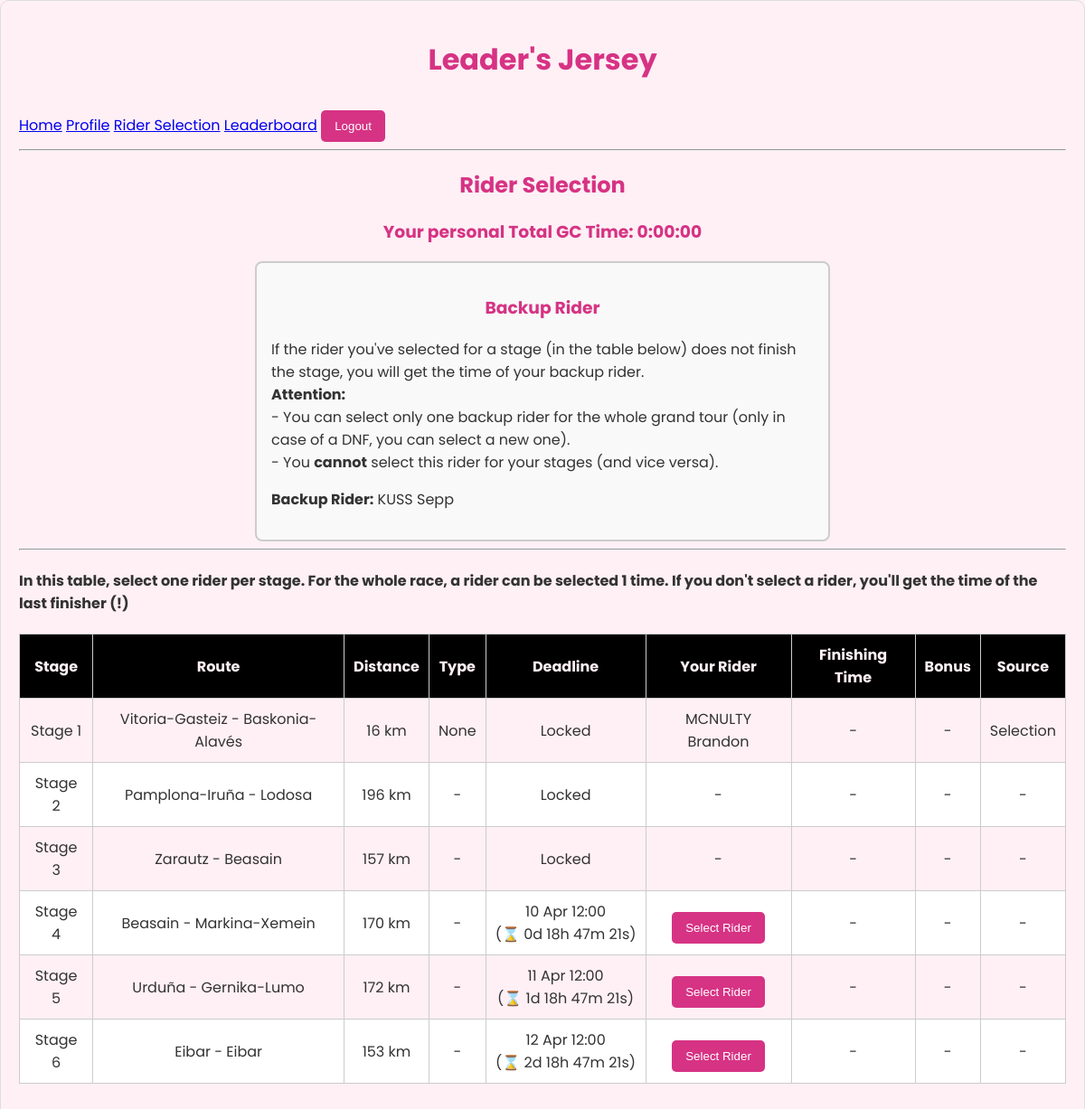
Page /rider_selection/ (signed in) on the earlier database version.
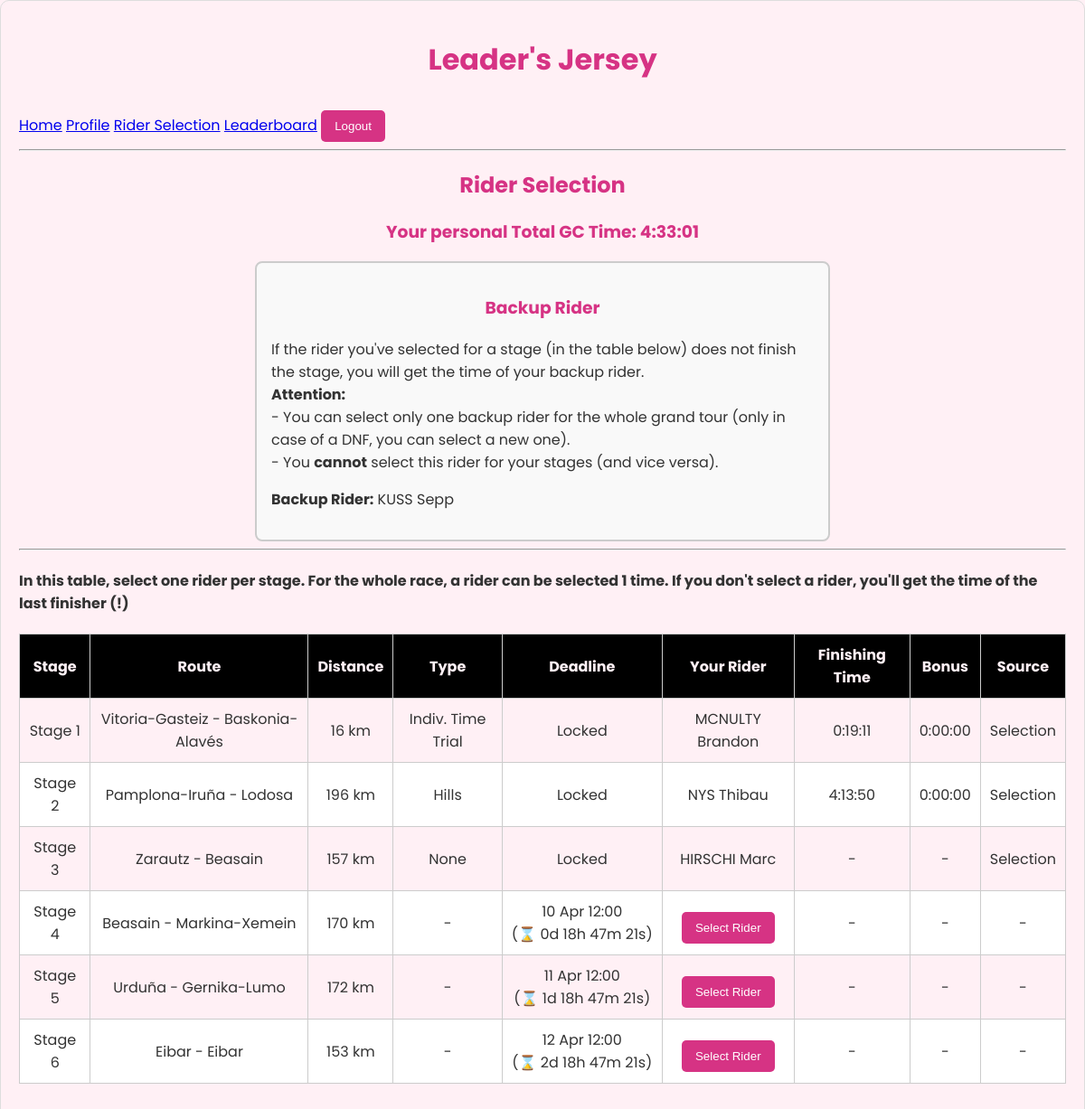
Same page on the later database version.
### game/models.py (models this page shows, shortened)
class Stage(models.Model):
    STAGE_TYPE_CHOICES = [
        ('Flat', 'Flat'),
        ('Hills', 'Hills'),
        ('Punch', 'Punch'),
        ('Mountain', 'Mountain'),
        ('Mountain climb finish', 'Mountain climb finish'),
        ('Indiv. Time Trial', 'Indiv. Time Trial'),
        ('Team TT', 'Team Time Trial')
    ]
    race = models.ForeignKey(Race, on_delete=models.CASCADE, related_name='stages', null=True)
    stage_number = models.PositiveSmallIntegerField()
    stage_date = models.DateField()
    departure = models.CharField(max_length=100, null=True)
    arrival = models.CharField(max_length=100, null=True, default='Unknown')
    distance = models.PositiveSmallIntegerField(null=True)
    stage_type = models.CharField(max_length=30, choices=STAGE_TYPE_CHOICES, null=True, blank=True)     # mountain, sprint, TT etc.
    start_time = models.TimeField(default=time(12,0))
    is_canceled = models.BooleanField(default=False)
    class Meta:
        unique_together = ('race', 'stage_number')  # prevents duplicate stage numbers per race
        ordering = ['race', 'stage_number']

class Rider(models.Model):
    rider_name = models.CharField(max_length=100)
    team = models.CharField(max_length=100)
    nationality = models.CharField(max_length=100)
    external_id = models.CharField(max_length=100, unique=True)
    start_number = models.PositiveSmallIntegerField(null=True, blank=True)
    is_participating = models.BooleanField(default=False)
    class Meta:
        ordering = ['start_number']

class StageResult(models.Model):
    stage = models.ForeignKey(Stage, on_delete=models.CASCADE, related_name='results', null=True, blank=True)
    rider = models.ForeignKey(Rider, on_delete=models.CASCADE, related_name='stage_results')
    finishing_time = models.DurationField(null=True, blank=True)
    ranking = models.PositiveSmallIntegerField(null=True, blank=True)
    bonus = models.DurationField(default=timedelta(seconds=0))
    gc_time = models.DurationField(null=True, blank=True)
    gc_rank = models.PositiveSmallIntegerField(null=True, blank=True)

### game/views.py (the view, shortened to what this page needs)
# urls.py: path('rider_selection/', rider_selection, name='rider_selection'),
@login_required
def rider_selection(request):
    current_race = Race.objects.order_by('-year').first()
    if current_race:
        stages = Stage.objects.filter(race=current_race).order_by('stage_date', 'stage_number')
    else:
        stages = []
    race_length = len(stages)
    rider_limit = 1 if race_length <= 8 else 2 if race_length <= 14 else 3
    riders = Rider.objects.filter(is_participating=True).order_by('start_number')
    dnf_riders = StageResult.objects.filter(
        stage__race=current_race,
        finishing_time__isnull=True
    ).values_list('rider_id', flat=True)
    player_selections = PlayerSelection.objects.filter(
        player=request.user,
        stage__in=stages,
        stage__is_canceled=False
    ).select_related('stage', 'rider')
    selected_stage_rider_ids = set(sel.rider.id for sel in player_selections if sel.rider and sel.stage is not None)
    selection_lookup = {sel.stage_id: sel for sel in player_selections}
    backup_selection = PlayerSelection.objects.filter(player=request.user, stage=None).first()
    backup_rider_id = backup_selection.rider.id if backup_selection and backup_selection.rider else None
    backup_rider_dnf = backup_rider_id in dnf_riders if backup_rider_id else False
    if stages:
        stage1_start = timezone.make_aware(datetime.combine(stages[0].stage_date, stages[0].start_time))
        backup_locked = timezone.now() > stage1_start and not backup_rider_dnf
    else:
        backup_locked = True
    stage_data = []
    total_gc_time = timedelta(0)
    for stage in stages:
        deadline = timezone.make_aware(datetime.combine(stage.stage_date, stage.start_time))
        locked = timezone.now() > deadline
        selection = selection_lookup.get(stage.id)
        selected_rider = selection.rider if selection else None
        result = None
        used_backup = False
        used_fallback = False
        if selected_rider:
            try:
                result = StageResult.objects.get(stage=stage, rider=selected_rider)
            except StageResult.DoesNotExist:
                pass
        if not result and selection and backup_selection and backup_selection.rider:
            try:
                result = StageResult.objects.get(stage=stage, rider=backup_selection.rider)
                used_backup = True
            except StageResult.DoesNotExist:
                pass
        if not result:
            last_result = StageResult.objects.filter(stage=stage).order_by('-ranking').first()
            if last_result:
                result = last_result
                used_fallback = True
        if result:
            if used_fallback:
                total_gc_time += result.finishing_time
            else:
                total_gc_time += result.finishing_time - result.bonus
        stage_data.append({
            'stage': stage,
            'locked': locked,
            'selection': selected_rider,
            'result': result,
            'deadline': deadline,
            'deadline_iso': deadline.isoformat(),
            'used_backup': used_backup,
            'used_fallback': used_fallback,
            'is_canceled': stage.is_canceled,
        })
    rider_usage = {}
    for selection in player_selections:
        if selection.rider:
            rider_id = selection.rider.id
            rider_usage[rider_id] = rider_usage.get(rider_id, 0) + 1
    team_riders = defaultdict(list)
    for rider in riders:
        selection_count = rider_usage.get(rider.id, 0)
        is_backup = backup_selection and backup_selection.rider and rider.id == backup_selection.rider.id
        is_unavailable = False
        if is_backup or selection_count >= rider_limit or rider.id in selected_stage_rider_ids:
            is_unavailable = True
        team_riders[rider.team].append({
            'id': rider.id,
            'start_number': rider.start_number,
            'rider_name': rider.rider_name,
            'is_dnf': rider.id in dnf_riders,
            'is_backup': is_backup,
            'selection_count': selection_count,
            'is_unavailable': is_unavailable,
        })
    backup_riders_data = []
    sorted_teams = sorted(
        team_riders.items(),
        key=lambda item: min(r['start_number'] for r in item[1])
    )
    for team_name, members in sorted_teams:
        backup_riders_data.append({
            'team': team_name,
            'riders': sorted(members, key=lambda x: x['start_number'])
        })
    return render(request, 'rider_selection.html', {
        'stage_data': stage_data,
        'total_gc_time': total_gc_time,
        'backup_selection': backup_selection,
        'backup_locked': backup_locked,
        'backup_riders': backup_riders_data,
        'rider_limit': rider_limit,
    })

### game/templates/rider_selection.html (shortened to what this page needs)
{% extends "base.html" %}
{% load custom_filters %}
{% block content %}
<h2>Rider Selection</h2>
<h3><strong>Your personal Total GC Time:</strong> {{ total_gc_time }}</h3>
<div style="border: 2px solid #ccc; padding: 1em; margin-bottom: 2em; border-radius: 8px; background-color: #f9f9f9; max-width: 600px; margin: 0 auto;">
    <h3>Backup Rider</h3>
    <p>If the rider you've selected for a stage (in the table below) does not finish the stage, you will get the time of your backup rider.<br>
        <strong>Attention:</strong><br>
        - You can select only one backup rider for the whole grand tour (only in case of a DNF, you can select a new one).<br>
        - You <strong>cannot</strong> select this rider for your stages (and vice versa).
    </p>
    {% if backup_locked %}
        {% if backup_selection %}
            <p><strong>Backup Rider:</strong> {{ backup_selection.rider.rider_name }}</p>
        {% else %}
            <p>No backup rider selected.</p>
        {% endif %}
    {% endif %}
</div>
<hr>
<h4><strong>In this table, select one rider per stage.</strong> For the whole race, a rider can be selected {{ rider_limit }} time{{ rider_limit|pluralize }}. If you don't select a rider, you'll get the time of the last finisher (!)</h4>
<table>
    <thead>
        <tr>
            <th>Stage</th>
            <th>Route</th>
            <th>Distance</th>
            <th>Type</th>
            <th>Deadline</th>
            <th>Your Rider</th>
            <th>Finishing Time</th>
            <th>Bonus</th>
            <th>Source</th>
        </tr>
    </thead>
    <tbody>
        {% for item in stage_data %}
        <tr>
            <td>Stage {{ item.stage.stage_number }}</td>
            <td>{{ item.stage.departure }} - {{ item.stage.arrival }}</td>
            <td>{{ item.stage.distance }} km</td>
            <td>{{ item.stage.stage_type }}</td>
            <td>
                {% if not item.locked %}
                    <span style="white-space: nowrap;">
                        {{ item.deadline|date:"j M H:i" }}<br>(⌛ <span id="countdown-stage-{{ item.stage.stage_number }}" data-deadline="{{ item.deadline|date:"c" }}"></span>)
                    </span>
                {% else %}
                    Locked
                {% endif %}
            </td>
            <td>
                {% if item.is_canceled %}
                    <span style="color:red;">Stage Canceled</span>
                {% elif item.locked %}
                    {% if item.selection %}
                        {{ item.selection.rider_name }}
                    {% else %}
                        -
                    {% endif %}
                {% else %}
                    {% if item.selection %}
                        {{ item.selection.rider_name }} <br>
                        <button type="button" class="button open-modal-button" data-stage-id="{{ item.stage.id }}">Change</button>
                    {% else %}
                        <button type="button" class="button open-modal-button" data-stage-id="{{ item.stage.id }}">Select Rider</button>
                    {% endif %}
                {% endif %}
            </td>
            <td>
                {% if item.result %}
                    {{ item.result.finishing_time }}
                {% else %}
                    -
                {% endif %}
            </td>
            <td>
                {% if item.result %}
                    {{ item.result.bonus }}
                {% else %}
                    -
                {% endif %}
            </td>
            <td>
                {% if item.used_fallback %}
                    Last finisher
                {% elif item.used_backup %}
                    Backup
                {% elif item.selection %}
                    Selection
                {% else %}
                    -
                {% endif %}
            </td>
        </tr>
        {% endfor %}
    </tbody>
</table>
{% endblock %}

Differences in the rows shown:
changed Stage "Vitoria-Gasteiz": stage.stage_type "None" → "Indiv. Time Trial"; result.finishing_time (not shown) → "0:19:11"; result.bonus (not shown) → "0:00:00"; no longer shows "- -"
changed Stage "Pamplona-Iruña": stage.stage_type "-" → "Hills"; selection.rider_name (not shown) → "NYS Thibau"; result.finishing_time (not shown) → "4:13:50"; result.bonus (not shown) → "0:00:00"; text "- - - -" → "Selection"
changed Stage "Zarautz": stage.stage_type "-" → "None"; selection.rider_name (not shown) → "HIRSCHI Marc"; text "- -" → "Selection"
Other differences:
{{ total_gc_time }}: "0:00:00" → "4:33:01"
